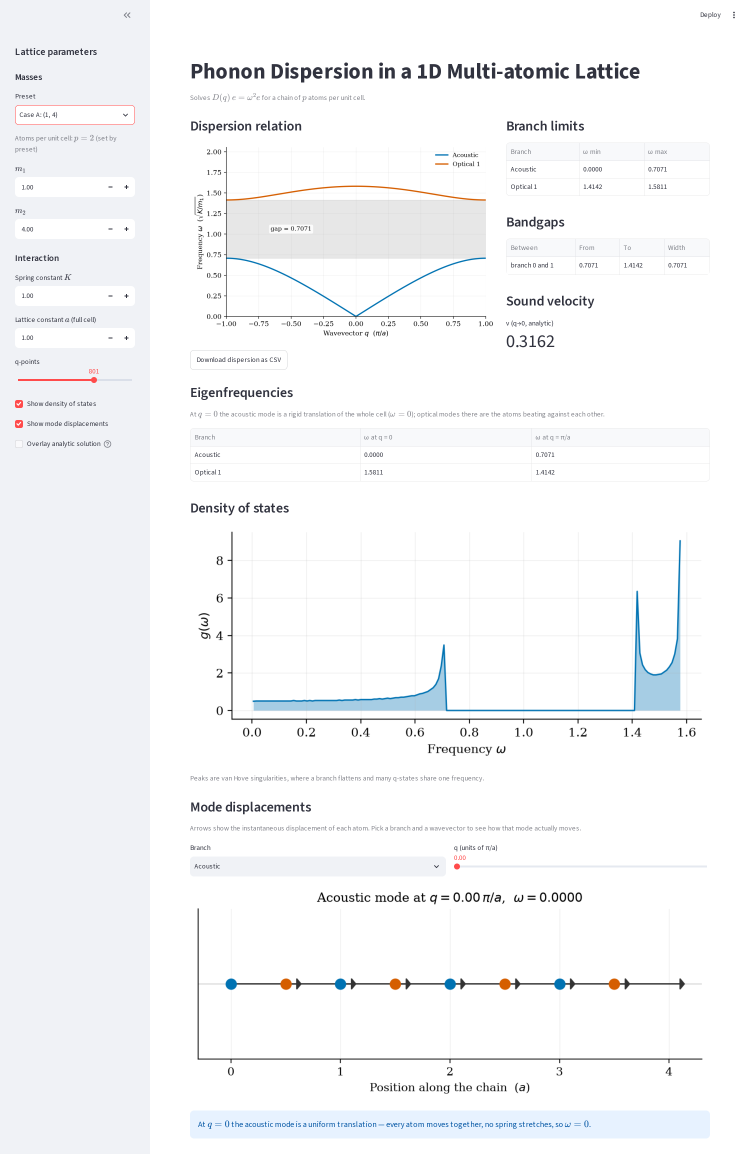
#> input picture question_3/figures/ui_case_a.png, 3000 x 4614 px (shown at 1/4 size)
$ python -i _shots.py   (imports and definitions only)
#> lines starting #> are read from the running program, lines starting #| are printed output that depends on the picture
"""Captures interface screenshots for the report. Needs the app running."""

import sys
import time

from playwright.sync_api import sync_playwright

URL = sys.argv[1] if len(sys.argv) > 1 else "http://localhost:8520"
OUT = "figures"

# (filename, preset label shown in the sidebar select)
SHOTS = [
    ("ui_case_a.png", "Case A: (1, 4)"),
    ("ui_case_b.png", "Case B: (1, 1.1)"),
    ("ui_case_c.png", "Case C: (1, 2, 3)"),
]


def trim(path, sidebar_frac=0.25):
    """Crop the blank band below the content.

    The bbox is taken from the main panel only: the sidebar is a full-height
    grey block, so including it would always report the full image height.
    """
#> called with path = 'figures/ui_case_a.png', sidebar_frac = 0.25
    from PIL import Image, ImageChops
    im = Image.open(path).convert("RGB")
#> im is the input picture: PIL image 3000x4614 RGB; mean R, G, B 246.5, 247.4, 248.8
    x0 = int(im.width * sidebar_frac)
#> x0 = 750
    main = im.crop((x0, 0, im.width, im.height))
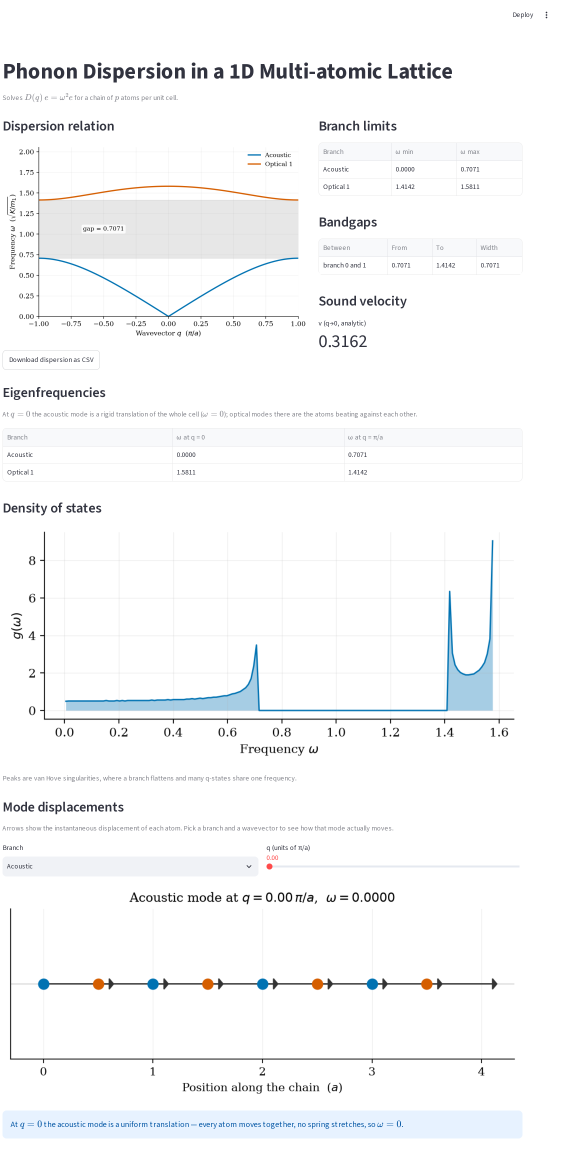
#> main: PIL image 2250x4614 RGB (shown at 1/4 size); mean R, G, B 247.7, 248.6, 249.4
    bg = Image.new("RGB", main.size, main.getpixel((main.width - 5, main.height - 5)))
#> bg: PIL image 2250x4614 RGB; every value is 255
    box = ImageChops.difference(main, bg).getbbox()
#> box = (10, 46, 2190, 4554)
    if box:
        im.crop((0, 0, im.width, min(im.height, box[3] + 60))).save(path)


def settle(page, seconds=4.0):
    """Streamlit reruns on every change; wait for it to stop being busy."""
    page.wait_for_load_state("networkidle")
    time.sleep(seconds)


# [19 lines not run here, left out]

>>> result = trim('figures/ui_case_a.png')

$ run again, on question_3/figures/schematic.png
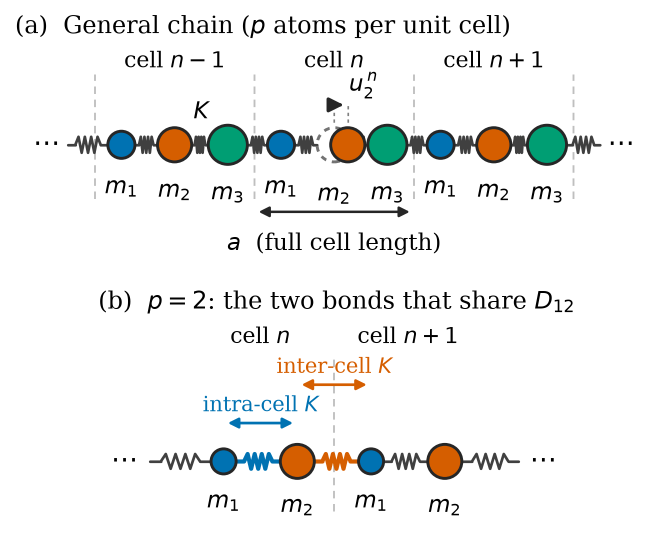
#> input picture question_3/figures/schematic.png, 1336 x 1115 px (shown at 1/2 size)
#> in trim, `main = im.crop((x0, 0, im.width, im.height))`:
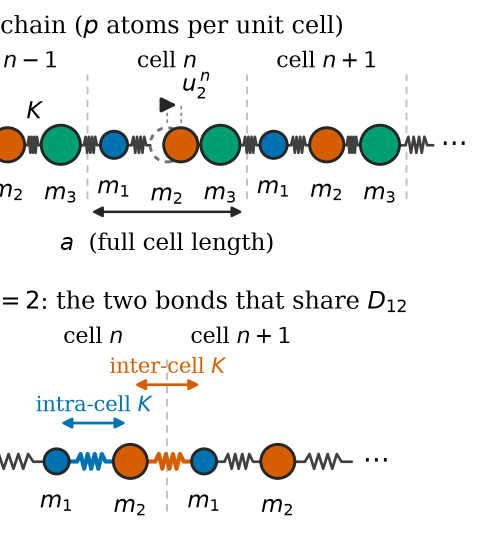
#> main: PIL image 1002x1115 RGB (shown at 1/2 size); mean R, G, B 237.4, 238.2, 236.8
#> bg: PIL image 1002x1115 RGB; every value is 255
#> box = (0, 30, 930, 1031)
#> in trim, `im.crop((0, 0, im.width, min(im.height, box[3] + 60))).save(path)`:
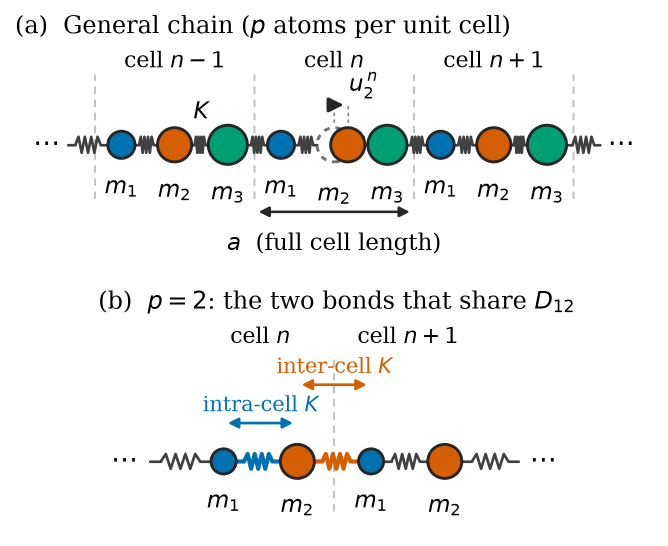
#> saved as schematic.png: PIL image 1336x1091 RGB (shown at 1/2 size); mean R, G, B 239.7, 240.5, 239.4

$ run again, on question_3/figures/ui_case_c_top.png
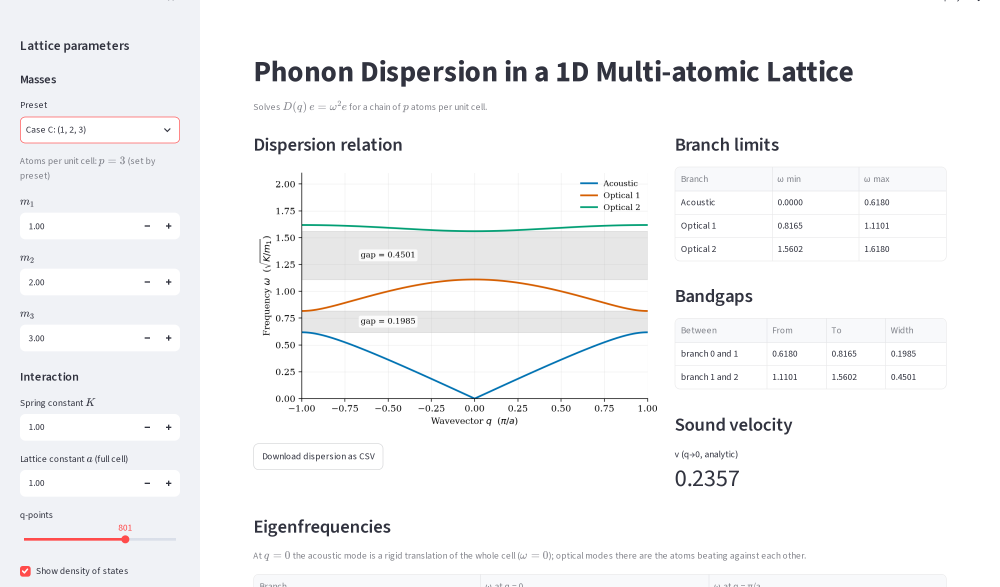
#> input picture question_3/figures/ui_case_c_top.png, 3000 x 1760 px (shown at 1/3 size)
#> in trim, im is the input picture: PIL image 3000x1760 RGB; mean R, G, B 245.7, 246.1, 247
#> in trim, `main = im.crop((x0, 0, im.width, im.height))`:
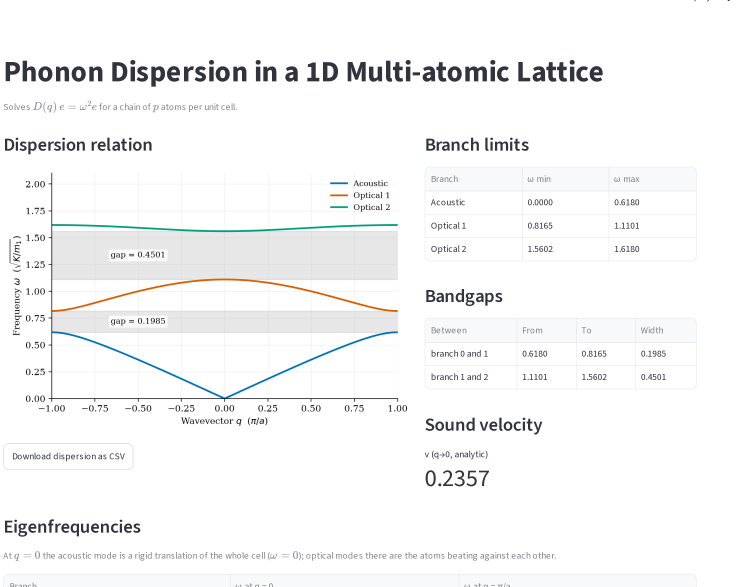
#> main: PIL image 2250x1760 RGB (shown at 1/3 size); mean R, G, B 246.6, 246.9, 247.2
#> bg: PIL image 2250x1760 RGB; every value is 255
#> box = (10, 0, 2190, 1760)
